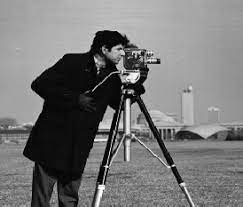
#> input picture pythonProject/indir.jpeg, 243 x 207 px
$ python main.py
#> lines starting #> are read from the running program, lines starting #| are printed output that depends on the picture
# Batuhan Elbaş 02205076009

import cv2
import numpy as np
import matplotlib.pyplot as plt

# Gri seviye görüntüyü yükleyin
image = cv2.imread('indir.jpeg', cv2.IMREAD_GRAYSCALE)
#> image is the input picture: shape (207, 243); min 0, max 255, mean 118.9

# Histogramı hesaplayın
hist = cv2.calcHist([image], [0], None, [256], [0, 256])
#> hist = 256 values, max 1345 at index 12, min 1 at index 251, mean 196.5

# Histogramı normalize edin (isteğe bağlı)
hist = hist / hist.sum()
#> hist = 256 values, max 0.0267 at index 12, min 1.99e-05 at index 251, mean 0.00391

# Histogramı çizin
plt.plot(hist)
plt.title('Gri Seviye Görüntü Histogramı')
plt.xlabel('Piksel Değeri')
plt.ylabel('Piksel Sayısı')
plt.xlim([0, 256])
plt.show()
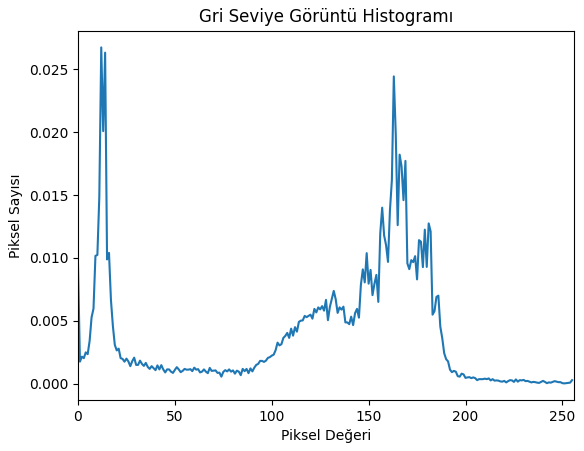
#> figure drawn by matplotlib, 1 panel; curve peaks at x = 12, y = 0.0267
